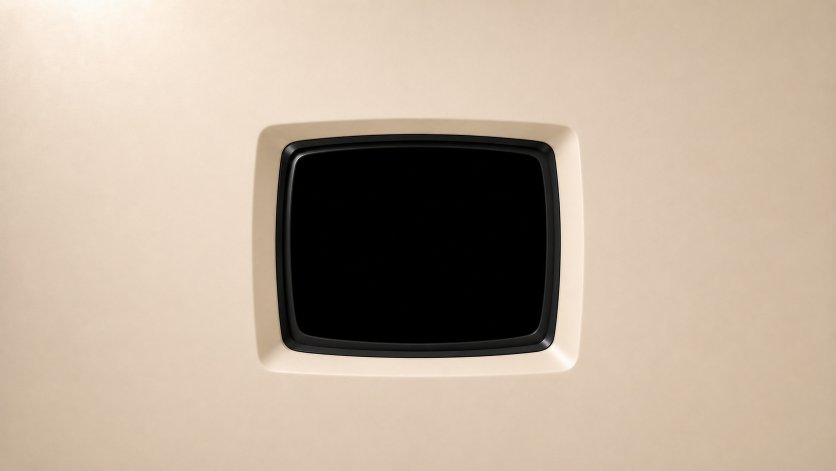
#> input picture assets/src/chassis-moulding-desktop.png, 1672 x 941 px (shown at 1/2 size)
$ python build_chassis.py
#> lines starting #> are read from the running program, lines starting #| are printed output that depends on the picture; after the words box and inside, x2 and y2 are one past the last pixel; in counts of white or black regions, pixels touching at a corner belong together
#> in main, source is the input picture: PIL image 1672x941 RGB; mean R, G, B 187.8, 171.4, 153.9
"""Prepare the supplied moulded desktop/mobile chassis without distortion."""
import json
import re
import shutil
import time
from pathlib import Path

import numpy as np
from PIL import Image, ImageFilter
from scipy import ndimage

ROOT = Path(__file__).resolve().parents[1]
SOURCE = ROOT / "assets" / "src" / "chassis-moulding-desktop.png"
FRAME_SOURCE = ROOT / "assets" / "src" / "chassis-frame-desktop.png"
MOBILE_SOURCE = ROOT / "assets" / "src" / "chassis-moulding-mobile.png"
MOBILE_FRAME_SOURCE = ROOT / "assets" / "src" / "chassis-frame-mobile.png"
PORTRAIT_SOURCE_DIR = ROOT / "assets" / "src" / "portrait-chassis"
PORTRAIT_REFERENCE_GEOMETRY = ROOT / "assets" / "src" / "portrait-reference-geometry.json"
LANDSCAPE_SOURCES = {
    variant: ROOT / "assets" / "src" / f"chassis-frame-landscape-{variant}.webp"
    for variant in ("5x4", "4x3", "3x2", "16x10", "16x9", "20x9", "21x9", "3x1")
}
EXPORT = ROOT / "assets" / "chassis"
BUILD = ROOT / "assets" / "build"

# The compact machine remains contain-fitted so no physical control can be
# cropped. The continuation strips are sampled from the exact rendered frame
# used by the browser, not from a related moulding source. This keeps the seam
# colour, grain and lighting identical at the machine boundary.
MOBILE_FILL_SAMPLE_DEPTH = 128
MOBILE_FILL_EXTENT = 512
PORTRAIT_PROFILE_RE = re.compile(r"^(\d+)x(\d+)$")


def aperture_from_mask(mask):
    ys, xs = np.nonzero(np.asarray(mask, dtype=np.float32) > 127)
    width, height = mask.size
    return [
        round(xs.min() / width, 6),
        round(ys.min() / height, 6),
        round((xs.max() + 1) / width, 6),
        round((ys.max() + 1) / height, 6),
    ]


# [87 lines left out: functions enclosed_aperture_from_alpha, normalized_bounds, moulding_bounds, screen_surround_right, not called in this run]


def supplied_frame(path):
    """Use the artist-cut alpha aperture verbatim, normalising only opacity.

    The supplied PNG carries alpha 253 rather than 255 over most of the cream
    plate. Promoting those near-opaque pixels prevents a faint full-page
    transparency while preserving every antialiased pixel around the aperture.
    """
    frame = Image.open(path).convert("RGBA")
    rgba = np.asarray(frame).copy()
    alpha = rgba[:, :, 3]
    rgba[:, :, 3] = np.where(alpha >= 240, 255, alpha)
    return Image.fromarray(rgba)


def material_mask(rgb):
    """Return the warm, light moulded-plastic region without touching bezel black."""
    values = rgb.astype(np.int16)
    red, green, blue = values[:, :, 0], values[:, :, 1], values[:, :, 2]
    luma = 0.2126 * red + 0.7152 * green + 0.0722 * blue
    chroma = np.maximum.reduce([red, green, blue]) - np.minimum.reduce([red, green, blue])
    return (
        (luma >= 108)
        & (red >= green - 14)
        & (green >= blue - 20)
        & (red >= blue + 4)
        & (chroma <= 105)
    )
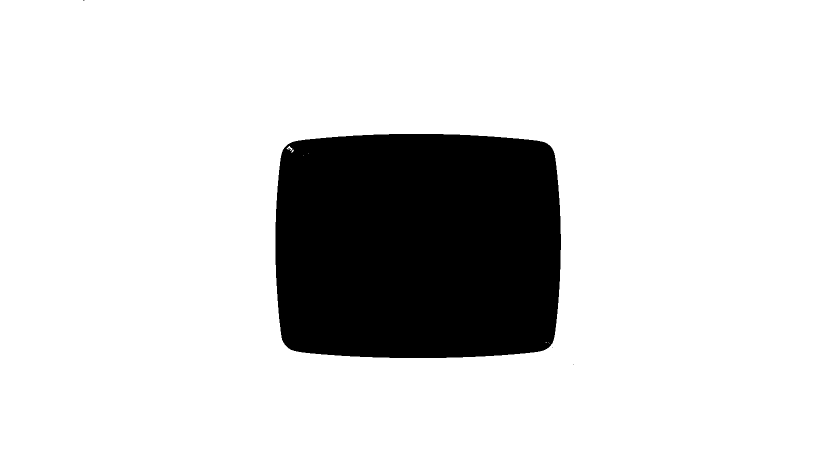
#> returned value: shape (941, 1672) bool (shown at 1/2 size); 84.5% white; 5 black regions (4 under 20 px), largest, box (x1, y1, x2, y2) and area: (551, 268, 1122, 716) 244051


def material_median(rgb):
    mask = material_mask(rgb)
    pixels = rgb[mask]
    if len(pixels) < 1024:
        raise ValueError("not enough moulded material pixels to normalize portrait chassis")
    return np.rint(np.median(pixels, axis=0)).astype(np.int16)


# [100 lines left out: functions normalize_portrait_material, portrait_opening, portrait_frame, build_portrait_profiles, not called in this run]


def save_webp_atomic(image, path):
    """Encode off-path, then publish the complete staged WebP for Vite HMR."""
    temporary = path.with_name(path.name + ".tmp")
    image.save(temporary, "WEBP", quality=92, method=6)
    publish_staged(temporary, path)


def replace_with_retry(source, destination, attempts=24):
    """Atomically replace files even while Vite briefly reads them on Windows."""
    for attempt in range(attempts):
        try:
            source.replace(destination)
            return
        except PermissionError:
            if attempt + 1 == attempts:
                raise
            time.sleep(0.025 * (attempt + 1))


def publish_staged(source, destination):
    try:
        replace_with_retry(source, destination, attempts=3)
    except PermissionError:
        shutil.copyfile(source, destination)
        source.unlink()


def reflected_indices(distance, depth):
    """Map outward distance onto a mirrored source band without hard repeats."""
    depth = max(2, int(depth))
    period = 2 * (depth - 1)
    phase = np.asarray(distance, dtype=np.int32) % period
    return np.where(phase < depth, phase, period - phase)


def compact_material_fills(image):
    """Create edge-continuous material strips for arbitrary compact viewports.

    Each strip's seam-facing row/column is exactly the corresponding outer row
    or column of the browser-visible mobile frame. Moving away from the seam
    walks inward through a blank material band and mirrors it, preserving real
    grain and lighting without synthesising another UI or stretching one line.
    """
    rgba = np.asarray(image.convert("RGBA"))
    rgb = rgba[:, :, :3].copy()
    alpha = rgba[:, :, 3:4].astype(np.float32) / 255.0

    # The sampled border is opaque in the supplied frame. Compositing any
    # antialiased edge pixels onto their own border mean avoids black RGB from
    # transparent pixels ever leaking into WebP resampling.
    border_rgb = np.concatenate([
        rgb[:12].reshape(-1, 3),
        rgb[-12:].reshape(-1, 3),
        rgb[:, :12].reshape(-1, 3),
        rgb[:, -12:].reshape(-1, 3),
    ])
    border_alpha = np.concatenate([
        alpha[:12].reshape(-1, 1),
        alpha[-12:].reshape(-1, 1),
        alpha[:, :12].reshape(-1, 1),
        alpha[:, -12:].reshape(-1, 1),
    ])
    opaque_border = border_rgb[border_alpha[:, 0] > 0.95]
    mean = np.rint((opaque_border if len(opaque_border) else border_rgb).mean(axis=0)).astype(np.uint8)
    rgb = np.rint(rgb * alpha + mean.reshape(1, 1, 3) * (1.0 - alpha)).astype(np.uint8)

    height, width = rgb.shape[:2]
    depth = min(MOBILE_FILL_SAMPLE_DEPTH, max(2, width // 3), max(2, height // 3))
    extent = MOBILE_FILL_EXTENT

    # Top image is stored far-edge -> seam, so its last row matches source y=0.
    top_distance = np.arange(extent - 1, -1, -1)
    top = rgb[reflected_indices(top_distance, depth), :, :]

    # Bottom image is stored seam -> far-edge, so its first row matches y=h-1.
    bottom_distance = np.arange(extent)
    bottom_rows = (height - 1) - reflected_indices(bottom_distance, depth)
    bottom = rgb[bottom_rows, :, :]

    # Left is far-edge -> seam; right is seam -> far-edge for the same reason.
    left_distance = np.arange(extent - 1, -1, -1)
    left = rgb[:, reflected_indices(left_distance, depth), :]
    right_distance = np.arange(extent)
    right_cols = (width - 1) - reflected_indices(right_distance, depth)
    right = rgb[:, right_cols, :]

    material_color = "#" + "".join(f"{int(channel):02x}" for channel in mean)

    return {
        "top": Image.fromarray(top),
        "bottom": Image.fromarray(bottom),
        "left": Image.fromarray(left),
        "right": Image.fromarray(right),
    }, material_color


def main():
    EXPORT.mkdir(parents=True, exist_ok=True)
    BUILD.mkdir(parents=True, exist_ok=True)
    source = Image.open(SOURCE).convert("RGB")
    desktop_material = material_median(np.asarray(source))
#> desktop_material = [220, 200, 179]
    width, height = source.size
#> width = 1672; height = 941
    crop_width = height * 16 / 9
#> crop_width = 1672.9
    if width >= crop_width:
        crop_box = ((width - crop_width) / 2, 0, (width + crop_width) / 2, height)
    else:
        crop_height = width * 9 / 16
#> crop_height = 940.5
        crop_box = (0, (height - crop_height) / 2, width, (height + crop_height) / 2)
#> crop_box = (0, 0.25, 1672, 940.8)

    desktop_frame = supplied_frame(FRAME_SOURCE)
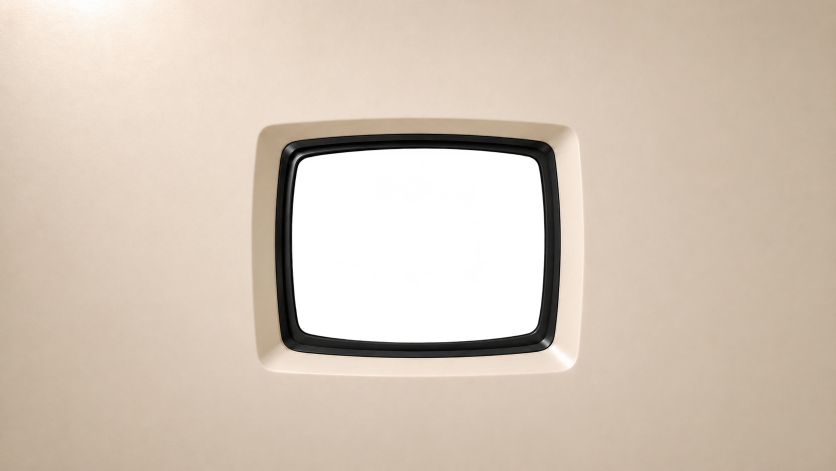
#> input picture assets/src/chassis-frame-desktop.png, 1672 x 941 px (shown at 1/2 size)
#> in supplied_frame, frame is the input picture: PIL image 1672x941 RGBA; mean R, G, B, A 182.5, 168.4, 153.4, 223.2
    if desktop_frame.size != source.size:
        raise ValueError(
            f"desktop frame must match source {source.size}, got {desktop_frame.size}"
        )
    opening = Image.fromarray(255 - np.asarray(desktop_frame)[:, :, 3])
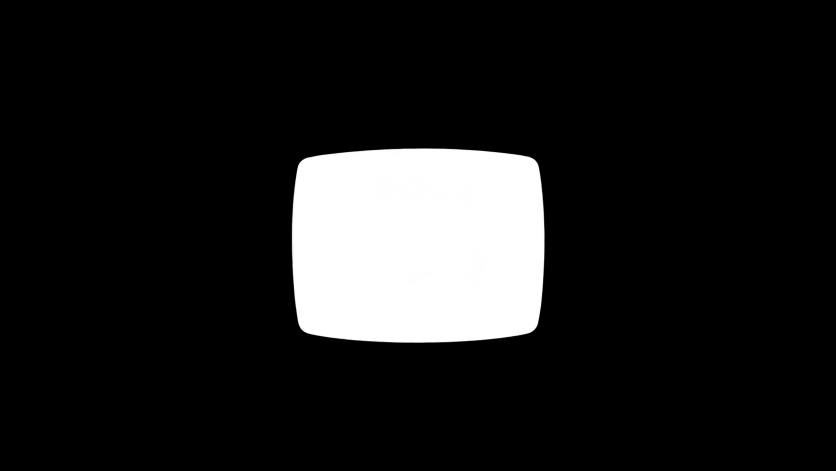
#> opening: PIL image 1672x941 L (shown at 1/2 size); min 0, max 255, mean 30

    aperture = None
    for suffix, size in (("1920", (1920, 1080)), ("4k", (3840, 2160))):
        plate = source.resize(size, Image.Resampling.LANCZOS, box=crop_box)
        hole = opening.resize(size, Image.Resampling.LANCZOS, box=crop_box)
        frame = desktop_frame.resize(size, Image.Resampling.LANCZOS, box=crop_box)

        save_webp_atomic(plate, EXPORT / f"chassis-{suffix}.webp")
        save_webp_atomic(frame, BUILD / f"chassis-frame-{suffix}.webp")

        if suffix == "1920":
            aperture = aperture_from_mask(hole)
#> this loop made 2 passes
#> aperture on pass 1: [0.349, 0.316, 0.652, 0.729]
#> frame: PIL image 3840x2160 RGBA

    mobile = Image.open(MOBILE_SOURCE).convert("RGB")
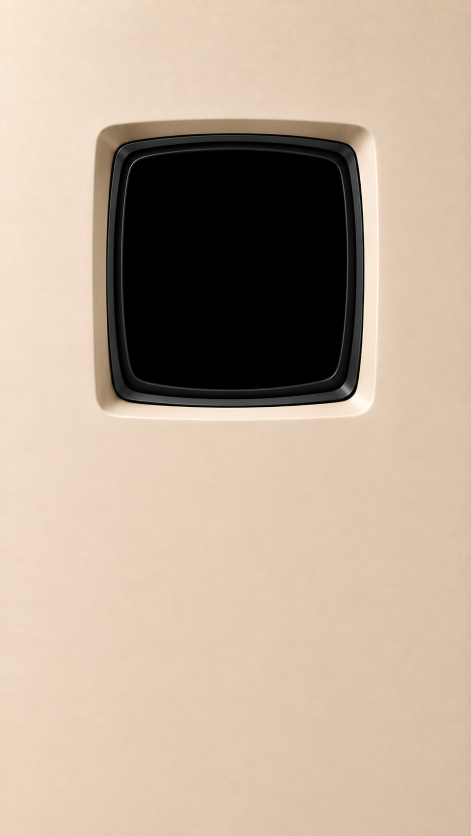
#> input picture assets/src/chassis-moulding-mobile.png, 941 x 1672 px (shown at 1/2 size)
#> mobile is the input picture: PIL image 941x1672 RGB; mean R, G, B 189.2, 170.7, 152.3
    mobile_frame = supplied_frame(MOBILE_FRAME_SOURCE)
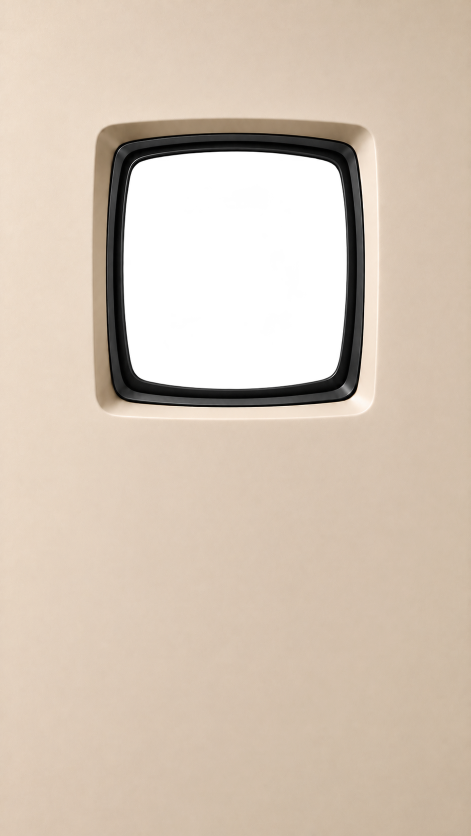
#> input picture assets/src/chassis-frame-mobile.png, 941 x 1672 px (shown at 1/2 size)
#> in supplied_frame, frame is the input picture: PIL image 941x1672 RGBA; mean R, G, B, A 181.3, 166, 150.2, 221.1
    if mobile_frame.size != mobile.size:
        raise ValueError(
            f"mobile frame must match source {mobile.size}, got {mobile_frame.size}"
        )
    mobile_hole = Image.fromarray(255 - np.asarray(mobile_frame)[:, :, 3])
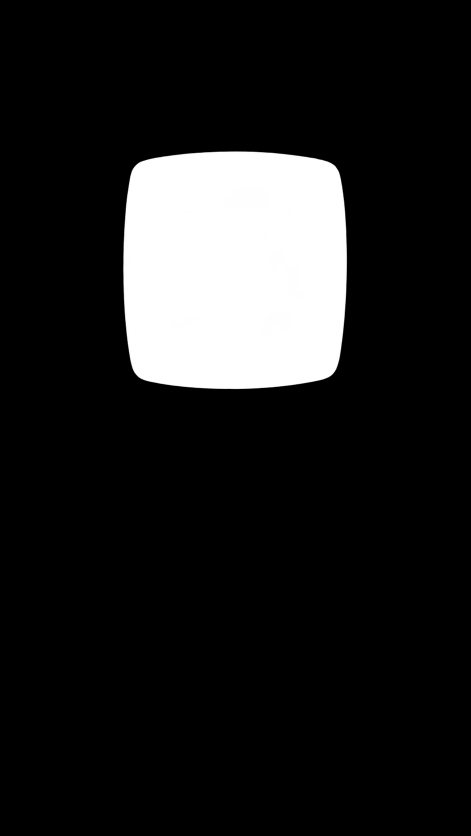
#> mobile_hole: PIL image 941x1672 L (shown at 1/2 size); min 0, max 255, mean 32.2
    save_webp_atomic(mobile, EXPORT / "chassis-mobile.webp")
    save_webp_atomic(mobile_frame, BUILD / "chassis-frame-mobile.webp")

    # Responsive continuation must come from the exact frame displayed by CSS.
    # Sampling MOBILE_SOURCE here creates visible tone changes because the
    # artist-cut frame and the moulding reference are not pixel-identical.
    fills, material_color = compact_material_fills(mobile_frame)
#> in compact_material_fills, `mean = np.rint((opaque_border if len(opaque_border) else border_rgb).m..`: mean = [216, 198, 178]
#> in compact_material_fills, `right = rgb[:, right_cols, :]`:
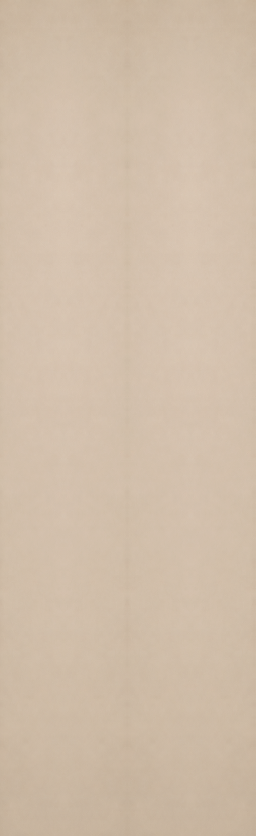
#> right: shape (1672, 512, 3) (shown at 1/2 size); mean R, G, B 208.3, 189.4, 169.2
#> fills = 4 items; material_color = '#d8c6b2'
    for edge, fill in fills.items():
        save_webp_atomic(fill, BUILD / f"mobile-fill-{edge}.webp")
#> this loop made 4 passes
#> edge on passes 1 to 4: 'top', 'bottom', 'left', 'right'

    metadata_path = BUILD / "meta.json"
#> (the run stopped early here; a loop or call above may not have finished)
